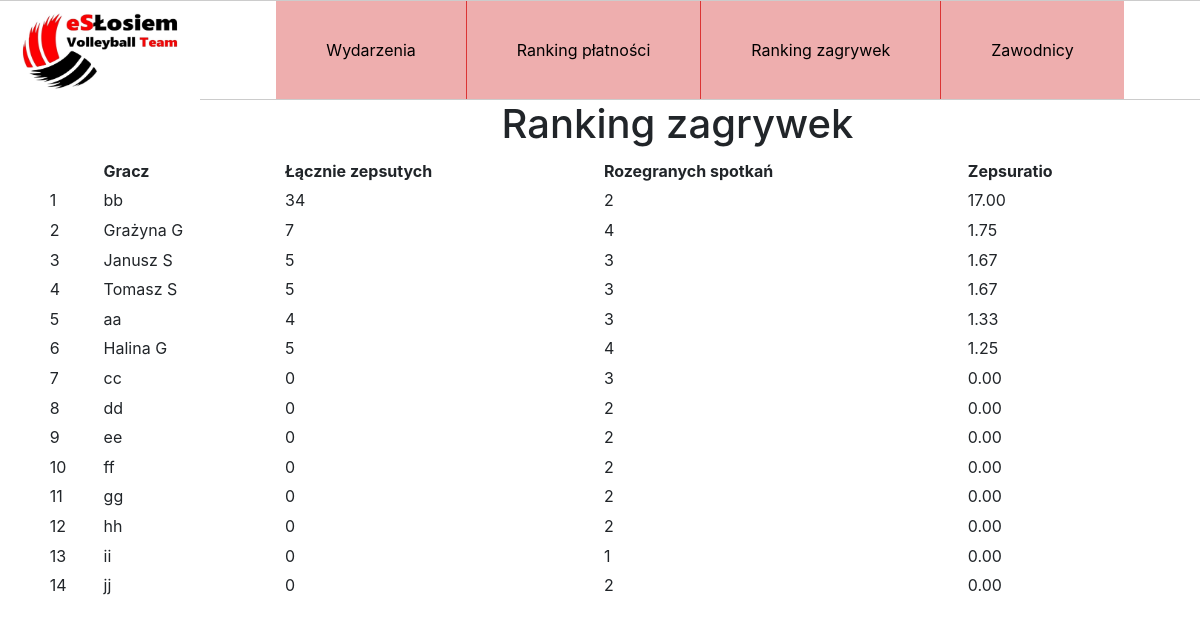
Page /serve-rank/ on the committed database.
### zapisy/models.py (models this page shows, shortened)
class Player(models.Model):
    name = models.CharField(max_length=64)
    multisport_number = models.CharField(max_length=8, null=True, blank=True)

### zapisy/views.py (the view)
# urls.py: path('serve-rank/', views.ServeRank.as_view(), name='serve_rank'),
class ServeRank(TemplateView):
    template_name = 'zapisy/serve_rank.html'
    def get_context_data(self, **kwargs):
        context = super().get_context_data(**kwargs)
        all_players = Player.objects.all()
        total_bad_serves = Sum('entry__serves')
        events_attended = Count('entry')
        annotated_players = all_players.annotate(serve=total_bad_serves,
                                                 events=events_attended,
                                                 ratio=ExpressionWrapper(1.0*total_bad_serves/events_attended, output_field=FloatField()))
        context['players'] = annotated_players.order_by('-ratio')
        return context

### templates/zapisy/serve_rank.html
{% extends "zapisy/base.html" %}
  {% block content %}
  {% load filters %}
  <h1>Ranking zagrywek</h1>
  <table class="table table-borderless table-sm">
    <thead>
      <th scope="col"></th>
      <th scope="col">Gracz</th>
      <th scope="col">Łącznie zepsutych</th>
      <th scope="col">Rozegranych spotkań</th>
      <th scope="col">Zepsuratio</th>
    </thead>
    {% for player in players %}
      <tr>
        <td scope="row">{{forloop.counter}}</td>
        <td>{{player.name}}</td>
        <td>{{player.serve}}</td>
        <td>{{player.events}}</td>
        <td>{{player.ratio|floatformat:2}}</td>
      </tr>
    {% endfor %}
  </table>
  {% endblock %}

### static/zapisy/css/style.css (style rules this page uses)
body { margin: 0; padding: 0; }
table { width: 100%; }

### rows in the picture
Player: name "bb", serve "34", events "2", ratio "17.00"
Player: name "Grażyna G", serve "7", events "4", ratio "1.75"
Player: name "Janusz S", serve "5", events "3", ratio "1.67"
Player: name "Tomasz S", serve "5", events "3", ratio "1.67"
Player: name "aa", serve "4", events "3", ratio "1.33"
Player: name "Halina G", serve "5", events "4", ratio "1.25"
Player: name "cc", serve "0", events "3", ratio "0.00"
Player: name "dd", serve "0", events "2", ratio "0.00"
Player: name "ee", serve "0", events "2", ratio "0.00"
Player: name "ff", serve "0", events "2", ratio "0.00"
Player: name "gg", serve "0", events "2", ratio "0.00"
Player: name "hh", serve "0", events "2", ratio "0.00"
Player: name "ii", serve "0", events "1", ratio "0.00"
Player: name "jj", serve "0", events "2", ratio "0.00"
